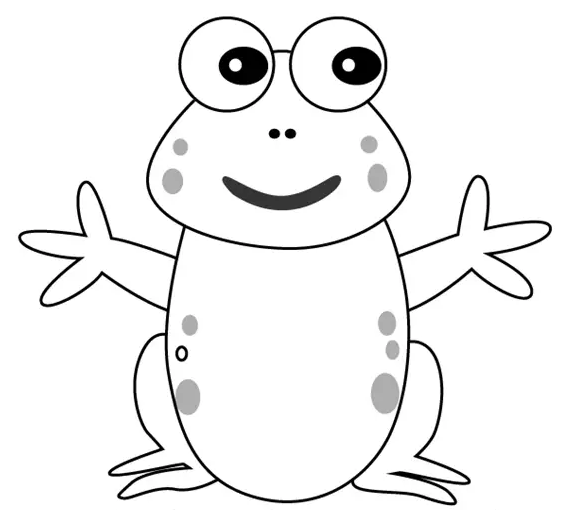
#> input picture img.png, 588 x 510 px
$ python scale_up_and_strong.py
#> lines starting #> are read from the running program, lines starting #| are printed output that depends on the picture; after the words box and inside, x2 and y2 are one past the last pixel; in counts of white or black regions, pixels touching at a corner belong together
import cv2
import numpy as np
from tkinter import Tk, filedialog
from PIL import Image
import sys

# Function to convert image to pure black and white
def convert_to_black_and_white(image_cv):
    if len(image_cv.shape) == 3:  # Check if the image is colored
        gray_image = cv2.cvtColor(image_cv, cv2.COLOR_BGR2GRAY)
    else:
        gray_image = image_cv  # Image is already in grayscale
    _, bw_image = cv2.threshold(gray_image, 200, 255, cv2.THRESH_BINARY)
    return bw_image

# Function to smooth the image
def smooth_image(image_cv):
    smoothed_image = cv2.GaussianBlur(image_cv, (5, 5), 0)
    return smoothed_image

# Function to double the resolution while maintaining aspect ratio
def double_resolution(image_cv):
    original_height, original_width = image_cv.shape[:2]
    new_width = original_width * 2
    new_height = original_height * 2
    scaled_image = cv2.resize(image_cv, (new_width, new_height), interpolation=cv2.INTER_CUBIC)
    return scaled_image

# Main function to process the selected image
def main():
    # Hide the root Tkinter window
    root = Tk()
    root.withdraw()

    # Open file dialog to select an image file
    file_path = filedialog.askopenfilename(filetypes=[("Image Files", "*.png;*.jpg;*.jpeg;*.bmp;*.gif")])
#> the answer given: img.png
    if not file_path:
        print("No file selected.")
        sys.exit()

    # Load the selected image using OpenCV
    image_cv = cv2.imread(file_path, cv2.IMREAD_UNCHANGED)
#> image_cv is the input picture: shape (510, 588, 3); mean B, G, R 240.8, 240.8, 240.8
    if image_cv is None:
        print("Failed to load the image.")
        sys.exit()

    # Double the resolution while maintaining aspect ratio
    scaled_image = double_resolution(image_cv)

    # Convert to pure black and white
    bw_image = convert_to_black_and_white(scaled_image)
#> in convert_to_black_and_white, `_, bw_image = cv2.threshold(gray_image, 200, 255, cv2.THRESH_BINARY)`:
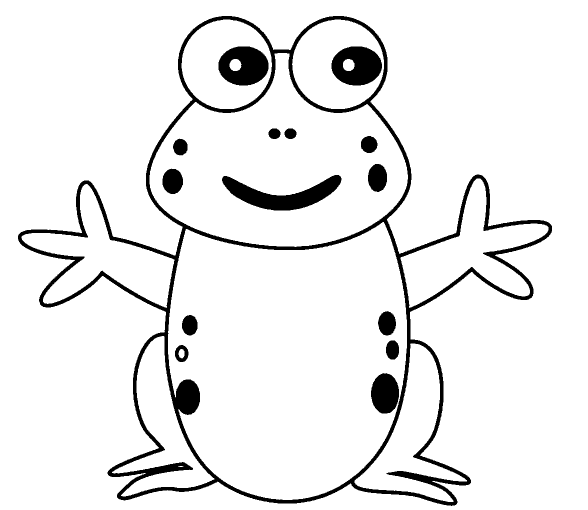
#> bw_image: shape (1020, 1176) (shown at 1/2 size); 92.4% white; 15 black regions, largest, box (x1, y1, x2, y2) and area: (36, 32, 1104, 1012) 58544, (444, 350, 683, 421) 7481, (663, 93, 764, 171) 5780

    # Smooth the black and white image
    smoothed_bw_image = smooth_image(bw_image)

    # Save the processed image
    output_path = file_path.rsplit(".", 1)[0] + "_processed.png"
    cv2.imwrite(output_path, smoothed_bw_image)

    print(f"Processed image saved to: {output_path}")

if __name__ == "__main__":
    main()

$ run again, on base_1.png
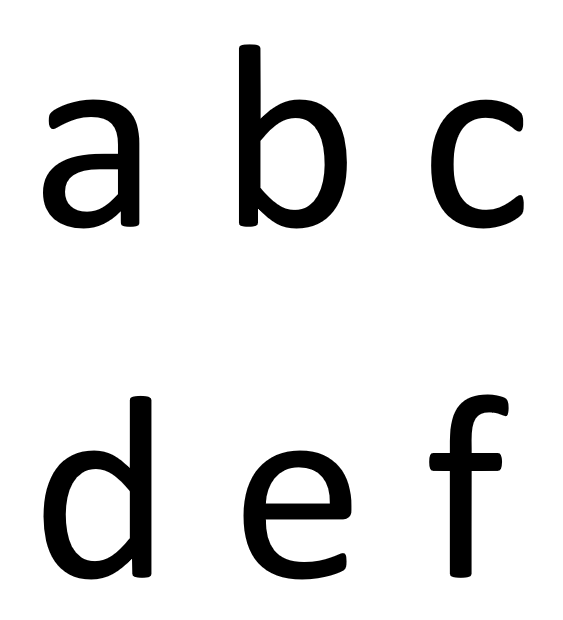
#> input picture base_1.png, 563 x 620 px
#> in main, image_cv is the input picture: shape (620, 563, 4); mean B, G, R, A 225.4, 225.4, 225.4, 255
#> in convert_to_black_and_white, `_, bw_image = cv2.threshold(gray_image, 200, 255, cv2.THRESH_BINARY)`:
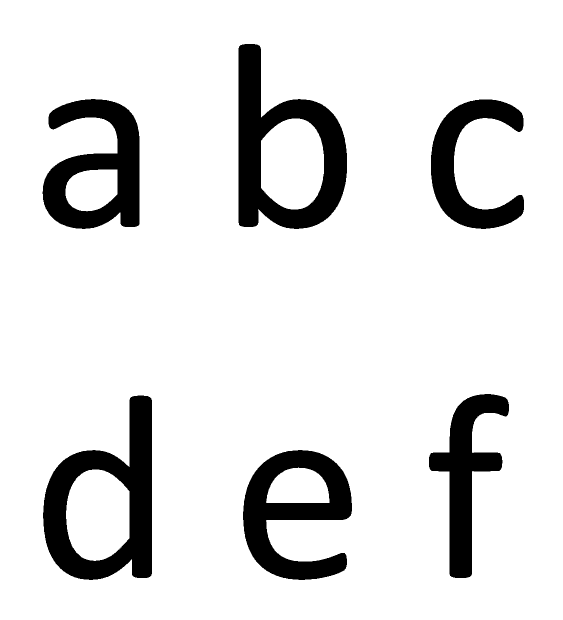
#> bw_image: shape (1240, 1126) (shown at 1/2 size); 88% white; 6 black regions, box (x1, y1, x2, y2) and area: (477, 88, 694, 458) 35464, (86, 791, 304, 1160) 35415, (486, 900, 704, 1160) 27961, (85, 198, 279, 458) 27310, (858, 788, 1018, 1156) 22032, (862, 199, 1048, 458) 19973

$ run again, on base_2.png
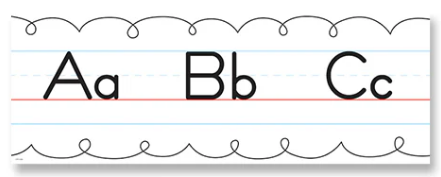
#> input picture base_2.png, 441 x 177 px
#> in main, image_cv is the input picture: shape (177, 441, 4); mean B, G, R, A 236.9, 236.6, 236.8, 255
#> in convert_to_black_and_white, `_, bw_image = cv2.threshold(gray_image, 200, 255, cv2.THRESH_BINARY)`:
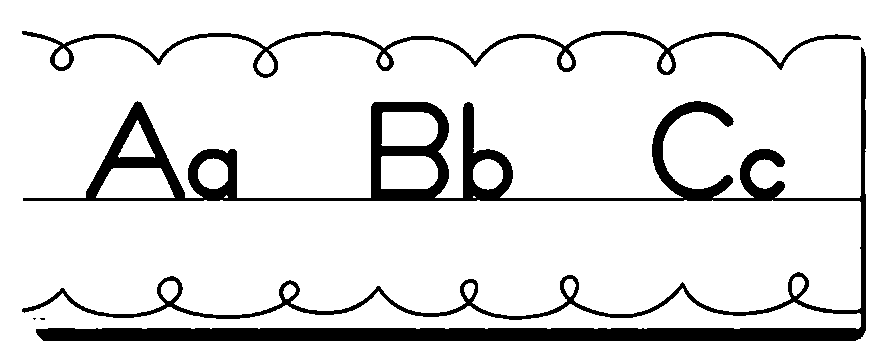
#> bw_image: shape (354, 882); 88.2% white; 4 black regions (2 under 20 px), largest, box (x1, y1, x2, y2) and area: (22, 47, 866, 341) 31978, (22, 31, 861, 78) 4720
#> in smooth_image, `smoothed_image = cv2.GaussianBlur(image_cv, (5, 5), 0)`:
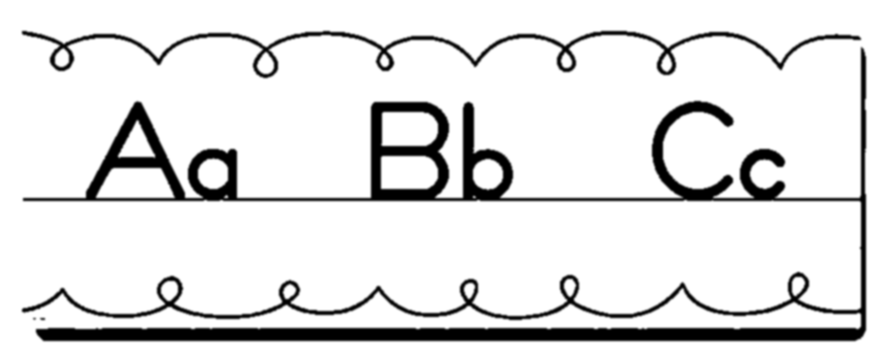
#> smoothed_image: shape (354, 882); min 0, max 255, mean 225

$ run again, on base_3.png
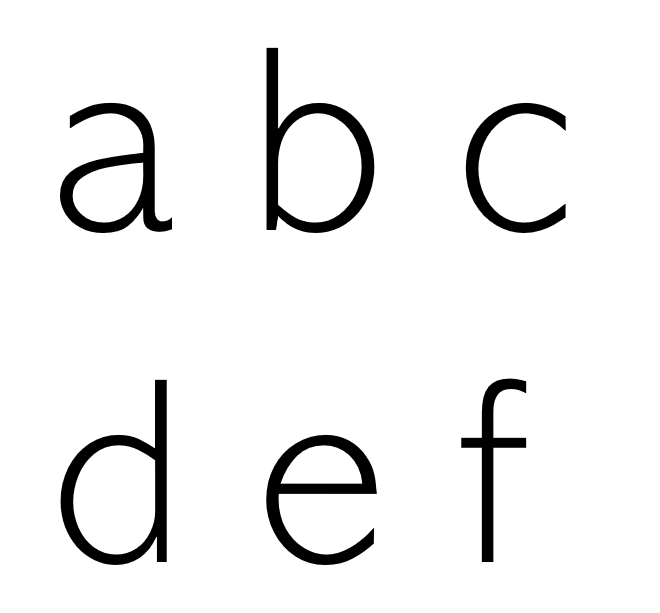
#> input picture base_3.png, 660 x 613 px
#> in main, image_cv is the input picture: shape (613, 660, 4); mean B, G, R, A 239.3, 239.3, 239.3, 255
#> in convert_to_black_and_white, `_, bw_image = cv2.threshold(gray_image, 200, 255, cv2.THRESH_BINARY)`:
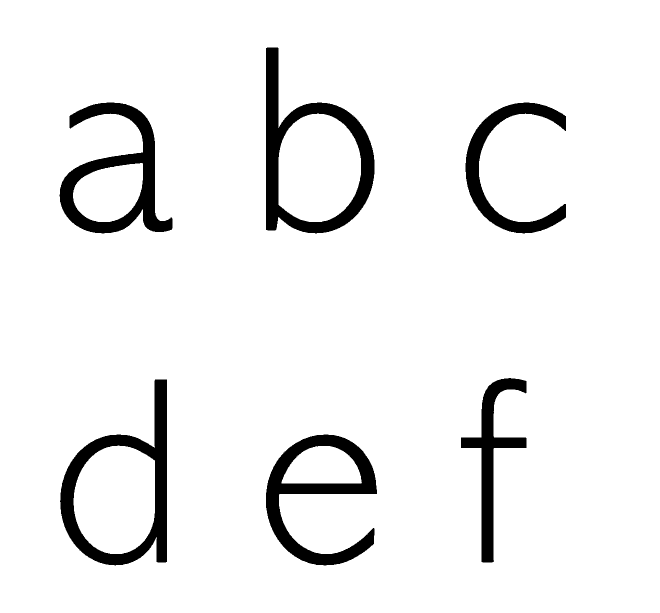
#> bw_image: shape (1226, 1320) (shown at 1/2 size); 93.5% white; 6 black regions, box (x1, y1, x2, y2) and area: (532, 95, 749, 467) 21780, (120, 759, 334, 1131) 21107, (532, 869, 754, 1131) 18856, (119, 205, 345, 467) 18795, (931, 205, 1132, 467) 12909, (922, 756, 1053, 1125) 12225
